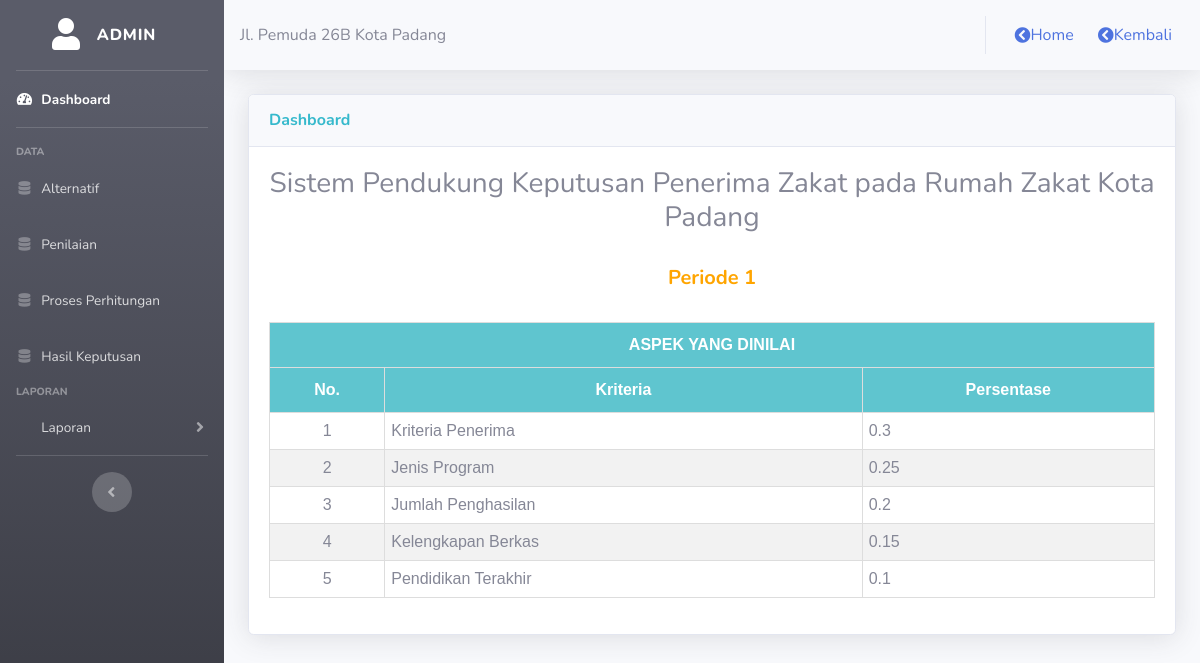
The page /admin/proses/index.php?idp=1 (signed in) on the database its author committed.
### tables this page shows
CREATE TABLE `periode` (
  `id_periode` int(11) NOT NULL,
  `keterangan` varchar(50) NOT NULL,
  `tanggal` date NOT NULL
);

CREATE TABLE `kriteria` (
  `id_kriteria` int(11) NOT NULL,
  `nama_kriteria` varchar(50) NOT NULL,
  `sifat` enum('Benefit','Cost') NOT NULL,
  `bobot_pref` float NOT NULL
);

### admin/proses/index.php (the view, shortened to what this page needs)
<?php
    include ('style/header.php');
    include ('style/sidebar.php');
    include ('../../config/koneksi.php');
$periode = $_GET['idp'];
$sql = mysqli_query($konek,"SELECT * FROM periode WHERE id_periode = '$periode'");
$row = mysqli_fetch_array($sql);
?>
<div class="container-fluid">
	<div class="card shadow mt-3 mb-3">
		<div class="card-header py-3">
			<h6 class="m-0 font-weight-bold text-info">Dashboard</h6>
		</div>
		<div class="card-body" align="center">
			<p class="h3">Sistem Pendukung Keputusan Penerima Zakat pada Rumah Zakat Kota Padang</p>
			<br><p class="h5" style="color: orange"><b><?php echo $row['keterangan']; ?></b></p><br>
			<table class="table	table-bordered" id="customers">
				<tr>
					<th colspan="3"><div align="center">ASPEK YANG DINILAI</div></th>
				</tr>
				<tr>
					<th><div align="center">No.</div></th>
					<th><div align="center">Kriteria</div></th>
					<th><div align="center">Persentase</div></th>
				</tr>
				<?php
				$no = 1;
				$sqlkriteria = mysqli_query($konek,"SELECT * FROM kriteria ORDER BY id_kriteria ASC");
				while ($array = mysqli_fetch_array($sqlkriteria)) {
					?>
					<tr>
					<td><div align="center"><?php echo $no; ?></div></td>
					<td><?php echo $array['nama_kriteria']; ?></td>
					<td><?php echo $array['bobot_pref']; ?></td>
					</tr>
					<?php
					$no++;
				}
				 ?>
			</table>
		</div>
	</div>
</div>
<?php
    include ('style/footer.php');
?>

### admin/proses/index.php (style rules this page uses)
#customers { font-family: Arial, Helvetica, sans-serif; border-collapse: collapse; width: 100%; }
#customers td, #customers th { border: 1px solid #ddd; padding: 6px; }
#customers tr:nth-child(even) { background-color: #f2f2f2; }
#customers th { padding-top: 10px; padding-bottom: 10px; text-align: left; background-color: #5fc5cf; color: white; }

### rows shown on the page
periode: keterangan "Periode 1"
kriteria: nama_kriteria "Kriteria Penerima", bobot_pref "0.3"
kriteria: nama_kriteria "Jenis Program", bobot_pref "0.25"
kriteria: nama_kriteria "Jumlah Penghasilan", bobot_pref "0.2"
kriteria: nama_kriteria "Kelengkapan Berkas", bobot_pref "0.15"
kriteria: nama_kriteria "Pendidikan Terakhir", bobot_pref "0.1"

### other values the page prints
$_SESSION['username'] "ADMIN"
